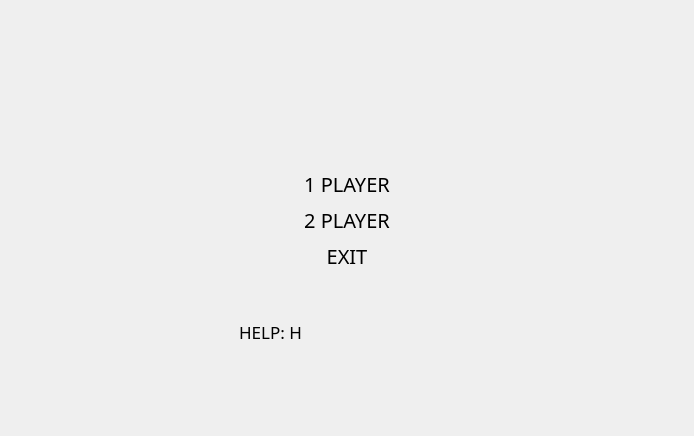
<?xml version="1.0" encoding="UTF-8"?>
<ui version="4.0">
 <class>Menu</class>
 <widget class="QWidget" name="Menu">
  <property name="geometry">
   <rect>
    <x>0</x>
    <y>0</y>
    <width>694</width>
    <height>436</height>
   </rect>
  </property>
  <property name="sizePolicy">
   <sizepolicy hsizetype="Preferred" vsizetype="Preferred">
    <horstretch>0</horstretch>
    <verstretch>0</verstretch>
   </sizepolicy>
  </property>
  <property name="minimumSize">
   <size>
    <width>0</width>
    <height>0</height>
   </size>
  </property>
  <property name="maximumSize">
   <size>
    <width>1366</width>
    <height>768</height>
   </size>
  </property>
  <property name="windowTitle">
   <string>Form</string>
  </property>
  <property name="autoFillBackground">
   <bool>false</bool>
  </property>
  <property name="styleSheet">
   <string notr="true"/>
  </property>
  <layout class="QHBoxLayout" name="horizontalLayout">
   <item>
    <spacer name="horizontalSpacer">
     <property name="orientation">
      <enum>Qt::Horizontal</enum>
     </property>
     <property name="sizeHint" stdset="0">
      <size>
       <width>40</width>
       <height>20</height>
      </size>
     </property>
    </spacer>
   </item>
   <item>
    <layout class="QVBoxLayout" name="verticalLayout">
     <item>
      <widget class="QLabel" name="label_2">
       <property name="text">
        <string/>
       </property>
       <property name="pixmap">
        <pixmap>:/main_menu/battle-city-name.jpg</pixmap>
       </property>
       <property name="alignment">
        <set>Qt::AlignCenter</set>
       </property>
      </widget>
     </item>
     <item>
      <spacer name="verticalSpacer_2">
       <property name="orientation">
        <enum>Qt::Vertical</enum>
       </property>
       <property name="sizeType">
        <enum>QSizePolicy::Fixed</enum>
       </property>
       <property name="sizeHint" stdset="0">
        <size>
         <width>20</width>
         <height>80</height>
        </size>
       </property>
      </spacer>
     </item>
     <item>
      <widget class="QPushButton" name="play_button">
       <property name="sizePolicy">
        <sizepolicy hsizetype="Preferred" vsizetype="Fixed">
         <horstretch>0</horstretch>
         <verstretch>0</verstretch>
        </sizepolicy>
       </property>
       <property name="minimumSize">
        <size>
         <width>300</width>
         <height>30</height>
        </size>
       </property>
       <property name="font">
        <font>
         <family>Press Start K</family>
         <pointsize>15</pointsize>
        </font>
       </property>
       <property name="layoutDirection">
        <enum>Qt::LeftToRight</enum>
       </property>
       <property name="styleSheet">
        <string notr="true">border: none;</string>
       </property>
       <property name="text">
        <string>1 PLAYER</string>
       </property>
      </widget>
     </item>
     <item>
      <widget class="QPushButton" name="play_button2">
       <property name="minimumSize">
        <size>
         <width>0</width>
         <height>30</height>
        </size>
       </property>
       <property name="font">
        <font>
         <family>Press Start K</family>
         <pointsize>15</pointsize>
        </font>
       </property>
       <property name="styleSheet">
        <string notr="true">border: none;</string>
       </property>
       <property name="text">
        <string>2 PLAYER</string>
       </property>
      </widget>
     </item>
     <item>
      <widget class="QPushButton" name="exit_button">
       <property name="sizePolicy">
        <sizepolicy hsizetype="Preferred" vsizetype="Fixed">
         <horstretch>0</horstretch>
         <verstretch>0</verstretch>
        </sizepolicy>
       </property>
       <property name="minimumSize">
        <size>
         <width>0</width>
         <height>30</height>
        </size>
       </property>
       <property name="font">
        <font>
         <family>Press Start K</family>
         <pointsize>15</pointsize>
        </font>
       </property>
       <property name="styleSheet">
        <string notr="true">border: none;</string>
       </property>
       <property name="text">
        <string>EXIT</string>
       </property>
      </widget>
     </item>
     <item>
      <spacer name="verticalSpacer">
       <property name="orientation">
        <enum>Qt::Vertical</enum>
       </property>
       <property name="sizeType">
        <enum>QSizePolicy::Fixed</enum>
       </property>
       <property name="sizeHint" stdset="0">
        <size>
         <width>20</width>
         <height>40</height>
        </size>
       </property>
      </spacer>
     </item>
     <item>
      <layout class="QHBoxLayout" name="horizontalLayout_2">
       <property name="sizeConstraint">
        <enum>QLayout::SetMinimumSize</enum>
       </property>
       <item>
        <widget class="QLabel" name="label_4">
         <property name="maximumSize">
          <size>
           <width>16777215</width>
           <height>30</height>
          </size>
         </property>
         <property name="font">
          <font>
           <family>Press Start K</family>
           <pointsize>13</pointsize>
          </font>
         </property>
         <property name="text">
          <string>HELP: H</string>
         </property>
         <property name="alignment">
          <set>Qt::AlignCenter</set>
         </property>
        </widget>
       </item>
       <item>
        <widget class="QLabel" name="highscore_label">
         <property name="maximumSize">
          <size>
           <width>16777215</width>
           <height>30</height>
          </size>
         </property>
         <property name="font">
          <font>
           <family>Press Start K</family>
           <pointsize>13</pointsize>
          </font>
         </property>
         <property name="text">
          <string/>
         </property>
         <property name="alignment">
          <set>Qt::AlignCenter</set>
         </property>
        </widget>
       </item>
      </layout>
     </item>
     <item>
      <widget class="QLabel" name="label">
       <property name="text">
        <string/>
       </property>
       <property name="pixmap">
        <pixmap resource="../resources/main_menu/main_menu.qrc">:/main_menu/battle-city-logo.jpg</pixmap>
       </property>
       <property name="alignment">
        <set>Qt::AlignCenter</set>
       </property>
      </widget>
     </item>
    </layout>
   </item>
   <item>
    <spacer name="horizontalSpacer_2">
     <property name="orientation">
      <enum>Qt::Horizontal</enum>
     </property>
     <property name="sizeHint" stdset="0">
      <size>
       <width>40</width>
       <height>20</height>
      </size>
     </property>
    </spacer>
   </item>
  </layout>
 </widget>
 <resources>
  <include location="../resources/main_menu/main_menu.qrc"/>
 </resources>
 <connections/>
</ui>
